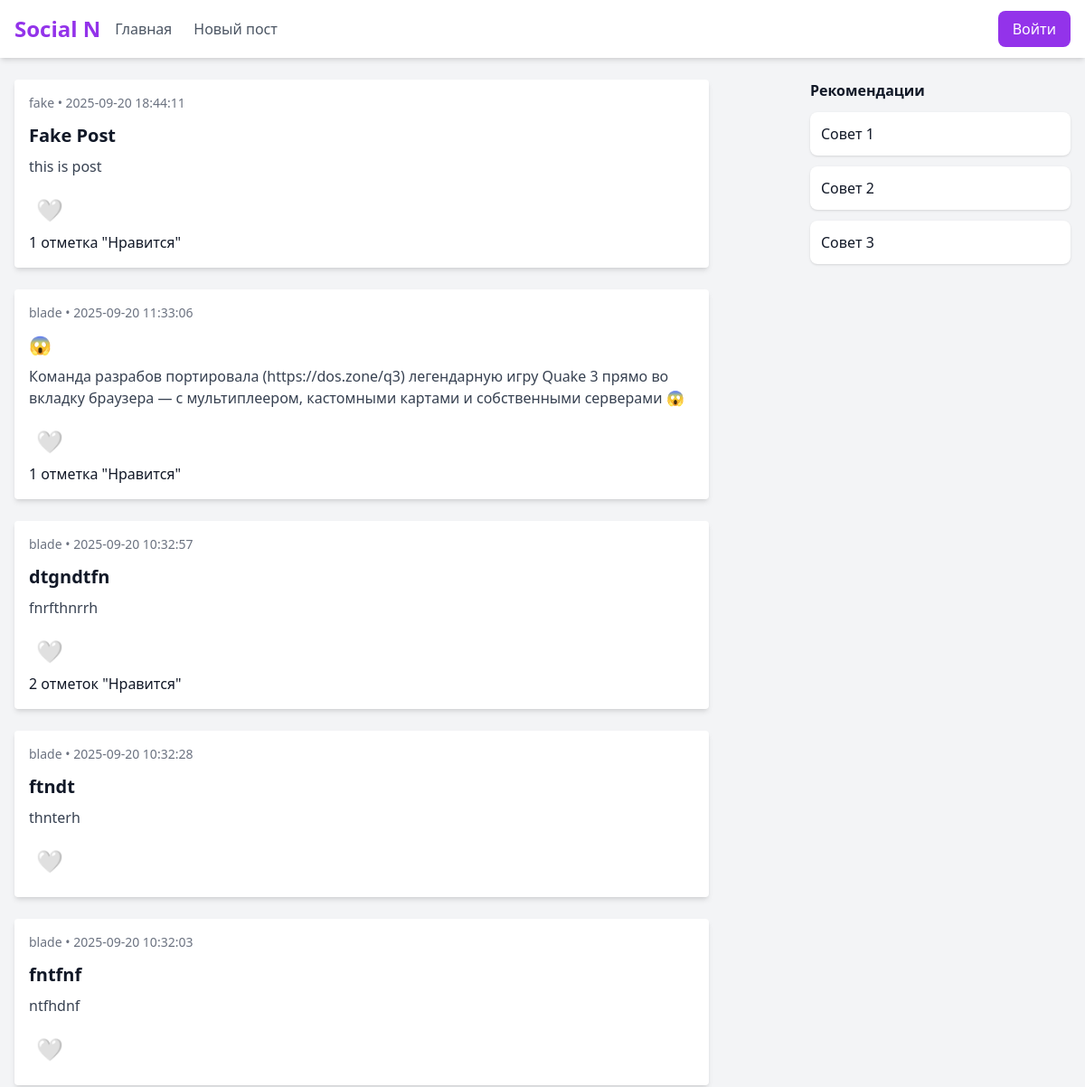
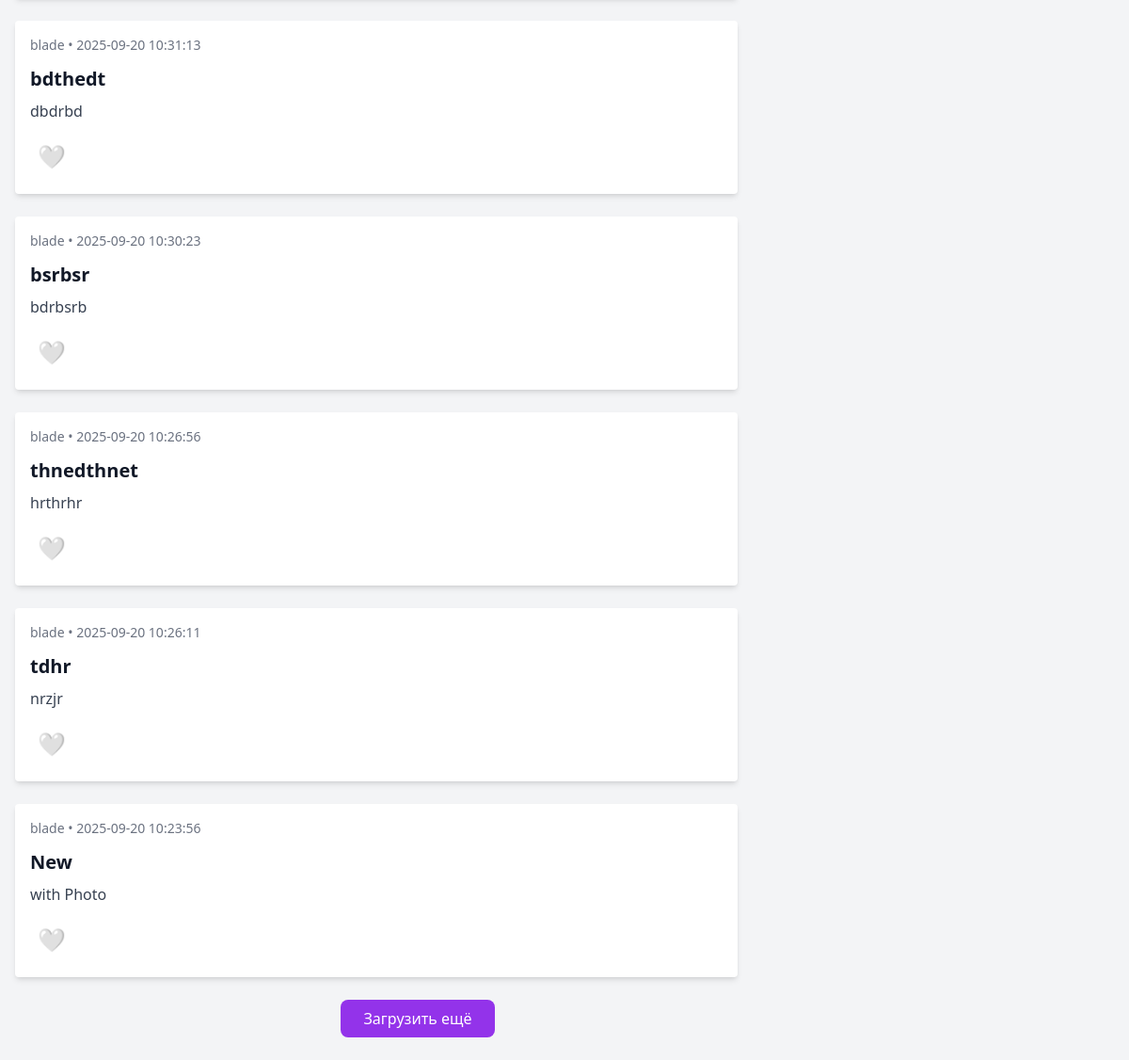
The page / on the database its author committed (2 pictures, top to bottom).
### tables this page shows
CREATE TABLE posts (
        id INTEGER PRIMARY KEY AUTOINCREMENT,
        user_id INTEGER REFERENCES users(id),
        title TEXT NOT NULL,
        content TEXT NOT NULL,
        created_at DATATIME DEFAULT CURRENT_TIMESTAMP
    );

CREATE TABLE users (
        id INTEGER PRIMARY KEY AUTOINCREMENT,
        username TEXT UNIQUE NOT NULL,
        email TEXT UNIQUE NOT NULL,
        password  TEXT NOT NULL
    );

### app.py (the view)
@app.route("/", methods=['GET', 'POST'])
def index():
    load_posts = int(request.args.get("load_posts", 10))
    scroll_to = request.args.get("scroll_to")
    if request.method == 'POST' and "more" in request.form:
        load_posts += 10
        scroll_to = request.form.get("scroll_to")
        return redirect(url_for("index", load_posts=load_posts, scroll_to=scroll_to))
    conn = get_db_connection()
    posts = conn.execute("""
                         SELECT p.*, u.username
                         FROM posts p
                         JOIN users u
                         ON p.user_id = u.id
                         ORDER BY p.created_at DESC

                         """).fetchmany(load_posts)
    conn.close()
    post_ids = [post['id'] for post in posts]
    image_paths = get_photos(post_ids)
    likes_data = {}
    for id in post_ids:
        likes = get_like(str(id))
        likes_data[id] = likes
    return render_template("index.html", posts=posts, load_posts=load_posts, scroll_to=scroll_to, image_paths=image_paths, likes_data=likes_data)

### app.py (called while the page is built)
def get_db_connection():
    conn = sqlite3.connect('app.db')
    conn.row_factory = sqlite3.Row
    return conn

def get_like(post_id):
    if 'user_id' not in session:
        user_id = 0
    else:
        user_id = session['user_id']
    conn = get_db_connection()
    is_liked = conn.execute("SELECT id FROM likes WHERE user_id = ? AND post_id = ?", (user_id, post_id)).fetchone()
    likes_count = conn.execute("SELECT count(id) FROM likes WHERE post_id = ?", (post_id,)).fetchone()
    conn.close()
    return { 'is_liked': bool(is_liked), 'likes': likes_count[0] }

def get_photos(post_ids):
    folder = Path(app.config["UPLOADS"]["posts"])
    image_paths = {}
    for post_id in post_ids:
        for ext in ALLOWED_EXTENSIONS:
            candidate = folder / f"{post_id}{ext}"
            if candidate.exists():
                image_paths[post_id] = candidate
                break
    return image_paths

### templates/index.html (shortened to what this page needs)
{% extends "base.html" %}
{% block content %}
  <div class="grid gap-6">
    {% for post in posts %}
    <div class="bg-white p-4 rounded shadow-md max-w-3xl">
      <div class="text-sm text-gray-500 mb-3">{{ post.username }} • {{ post.created_at }}</div>
      <a href="{{ url_for('get_post', post_id=post.id)}}">
      <h2 class="text-xl font-semibold mb-2">{{ post.title }}</h2>
      <p class="text-gray-700 mb-3">{{ post.content }}</p>
      </a>
      {% if post.id in likes_data %}
        {% set likes = likes_data[post.id] %}
        <form action="{{url_for('like_post', post_id=post.id)}}" method="post">
            <button type="submit" class="rounded-full p-2 text-2xl hover:scale-125 transition-all duration-200 focus:outline-none">
            {% if likes.is_liked %} ❤️ {% else %} 🤍 {% endif %}
            </button>
          </form>
          {% if likes.likes > 1 %} {{likes.likes}} отметок "Нравится"
          {% elif likes.likes == 1 %} {{likes.likes}} отметка "Нравится"
          {% endif %}
      {% endif %}
    </div>
    {% endfor %}
  </div>
  <div class="mt-6 text-center">
    <form method="post">
      <button type="submit" name="more"
        class="px-6 py-2 bg-purple-600 text-white rounded-lg hover:bg-purple-700">
        Загрузить ещё
      </button>
    </form>
  </div>
{% endblock content %}

### rows shown on the page
posts: username "fake", created_at "2025-09-20 18:44:11", title "Fake Post", content "this is post", likes "1"
posts: username "blade", created_at "2025-09-20 11:33:06", title "😱", content "Команда разрабов портировала (https://dos.zone/q3) легендарную игру Quake 3 прямо во вкладку браузера — с мультиплеером, кастомными картами и собственными серверами 😱", likes "1"
posts: username "blade", created_at "2025-09-20 10:32:57", title "dtgndtfn", content "fnrfthnrrh", likes "2"
posts: username "blade", created_at "2025-09-20 10:32:28", title "ftndt", content "thnterh"
posts: username "blade", created_at "2025-09-20 10:32:03", title "fntfnf", content "ntfhdnf"
posts: username "blade", created_at "2025-09-20 10:31:13", title "bdthedt", content "dbdrbd"
posts: username "blade", created_at "2025-09-20 10:30:23", title "bsrbsr", content "bdrbsrb"
posts: username "blade", created_at "2025-09-20 10:26:56", title "thnedthnet", content "hrthrhr"
posts: username "blade", created_at "2025-09-20 10:26:11", title "tdhr", content "nrzjr"
posts: username "blade", created_at "2025-09-20 10:23:56", title "New", content "with Photo"
